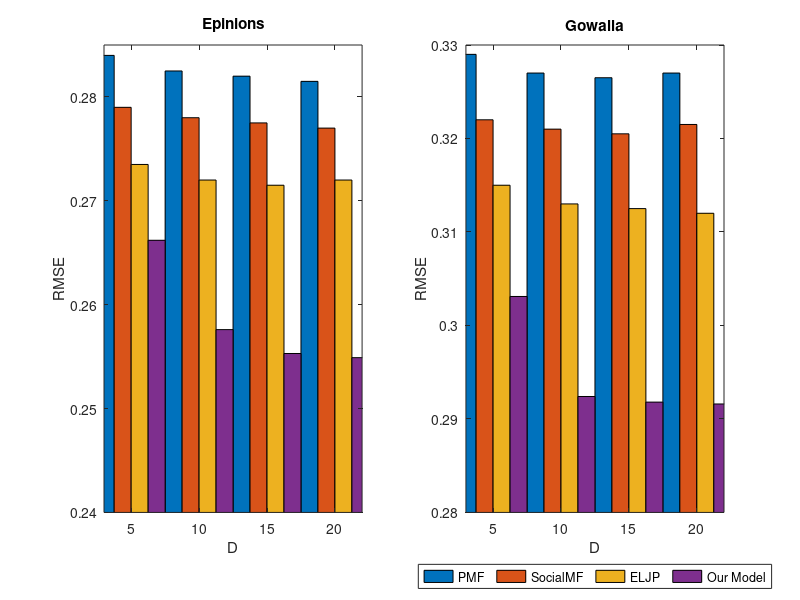

This figure's MATLAB source:
%Y = zeros(4,4);
Y = [0.284, 0.279, 0.2735, 0.2662;
    0.2825,0.278,0.272,0.2576;
    0.282,0.2775,0.2715,0.2553;
    0.2815,0.277,0.272,0.2549];
X = [5,10,15,20];

figure(1);
subplot(1,2,1);
h = bar(X,Y,1);
set(get(h(1),'BaseLine'),'LineWidth',1,'LineStyle',':')
axis([3, 22, 0.24, 0.285])
ylabel('RMSE')
xlabel('D')
title('Epinions')

subplot(1,2,2);
Y2 = [0.329, 0.322, 0.315, 0.3031;
    0.327,0.321,0.313,0.2924;
    0.3265,0.3205,0.3125,0.2918;
    0.327,0.3215,0.312,0.2916];

h = bar(X,Y2,1);
set(get(h(1),'BaseLine'),'LineWidth',1,'LineStyle',':')
axis([3, 22, 0.28, 0.33])

ylabel('RMSE')
xlabel('D')
title('Gowalla');

h_leg = legend('PMF','SocialMF','ELJP','Our Model','Location','SouthOutside');
set(h_leg,'Orientation','horizon')

%colorbar;
%set(h_leg,'position',[0.128045039392037 0.924910084879874 0.160714285714286 0.0555555555555556]);

